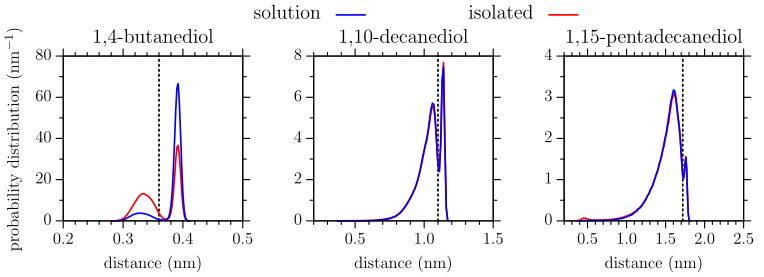

The gnuplot source for this figure:
reset
#end to end distance distribution function ( butane decane pentadecane)
set style line 1 lt 8 lc rgb "black" lw 2
set linestyle 1 lc rgb "black" lw 4
set linestyle 2 lc rgb "forest-green" lw 4

set linestyle 3 lc rgb "red" lw 4
set linestyle 4 lc rgb "red" lw 3
set linestyle 5 lc rgb "red" lw 3
set linestyle 6 lc rgb "dark-red" lw 5

set linestyle 7 lc rgb "blue" lw 3
set linestyle 8 lc rgb "blue" lw 3
set linestyle 9 lc rgb "blue" lw 3 dt (1,1)
set linestyle 10 lc rgb "midnight-blue" lw 5 dt 3

set linestyle 10 lw 1 pt 4 ps 0.9 lc rgb "midnight-blue"

set terminal tikz createstyle color size 180mm,55mm
set output "figure6_plt.tex"

set border lw 2
set key nobox
set key maxrows 1 outside center top vertical width 2 font ",15" samplen 2 spacing 2.5

#set key font ",10" spacing 2 samplen 2 offset -3,0

#set yrange[0.000001:1]
#set logscale y

#set format y "$10^{%L}$"
set format x "%.1f"
#set ytics add ("1" 1) offset 1,0
set ytics 20 offset 1,0 
set mytics 2
set tics font ",13" out
set xtics 0.1
set mxtics 5
set xrange[0.2:0.5]
set multiplot layout 1,3  margins 0.03,0.99,0.05,0.81 spacing 0.1
#set label 1 at screen 0.2,screen 0.85 "butane" font ",15"
#set label 2 at screen 0.45,screen 0.85 "decane" font ",15"
#set label 3 at screen 0.82, screen 0.85 "pentadecane" font ",15"
set ylabel "probability distribution ($\\text{nm}^{-1}$)" font ",13" offset -1,0
set xlabel "distance (nm)" offset 0,-0.5 font ",13"
set arrow from 0.36,0.0 to 0.36,80 nohead lw 3 dt (1,2) lc rgb "black"
set title "1,4-butanediol" font ",14" offset 0,-0.5
plot "04diol/01_solu/300.00/hist.dat" u 1:($2/2000) w l lw 3 lc rgb "red" title "isolated" at 0.7,1,\
     "04diol/02_soln/hist.dat" u 1:($2/2000) w l lw 3 lc rgb "blue" title "solution" at 0.4,1

unset ylabel
unset arrow
set ytics 2
set mytics 2
set arrow from 1.1,0.0 to 1.1,8 nohead lw 3 dt (1,2) lc rgb "black"
set xtics 0.5
set mxtics 5
set xrange[0.2:1.5]
set title "1,10-decanediol" font ",14" offset 0,-0.5
plot "10diol/01_solu/300.00/hist.dat" u 1:($2/10000) w l lw 3 lc rgb "red" notitle,\
     "10diol/02_soln/hist.dat" u 1:($2/10000) w l lw 3 lc rgb "blue" notitle
unset arrow 
set ytics 1
set mytics 2
set arrow from 1.72,0.0 to 1.72,4 nohead lw 3 dt (1,2) lc rgb "black"
set title "1,15-pentadecanediol" font ",14" offset 0,-0.5
set xrange[0.2:2.5]
plot "15diol/01_solu/300.00/hist.dat" u 1:($2/10000) w l lw 3 lc rgb "red" notitle,\
     "15diol/02_soln/hist.dat" u 1:($2/10000) w l lw 3 lc rgb "blue" notitle
